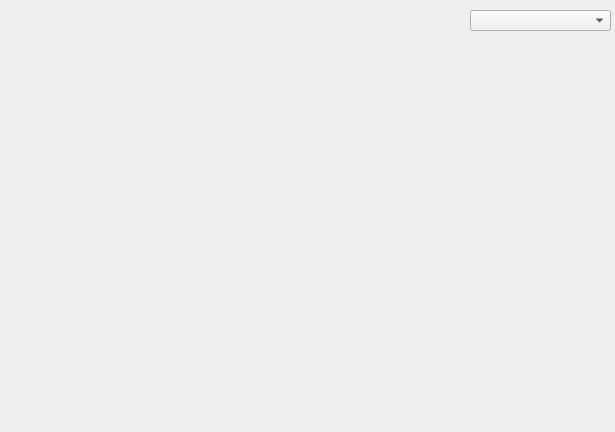
<?xml version="1.0" encoding="UTF-8"?>
<ui version="4.0">
 <class>GuiFontSimilar</class>
 <widget class="QWidget" name="GuiFontSimilar">
  <property name="geometry">
   <rect>
    <x>0</x>
    <y>0</y>
    <width>615</width>
    <height>432</height>
   </rect>
  </property>
  <property name="windowTitle">
   <string>字体拟合</string>
  </property>
  <widget class="QComboBox" name="comboBox">
   <property name="geometry">
    <rect>
     <x>470</x>
     <y>10</y>
     <width>141</width>
     <height>21</height>
    </rect>
   </property>
  </widget>
 </widget>
 <layoutdefault spacing="6" margin="11"/>
 <resources/>
 <connections/>
</ui>
